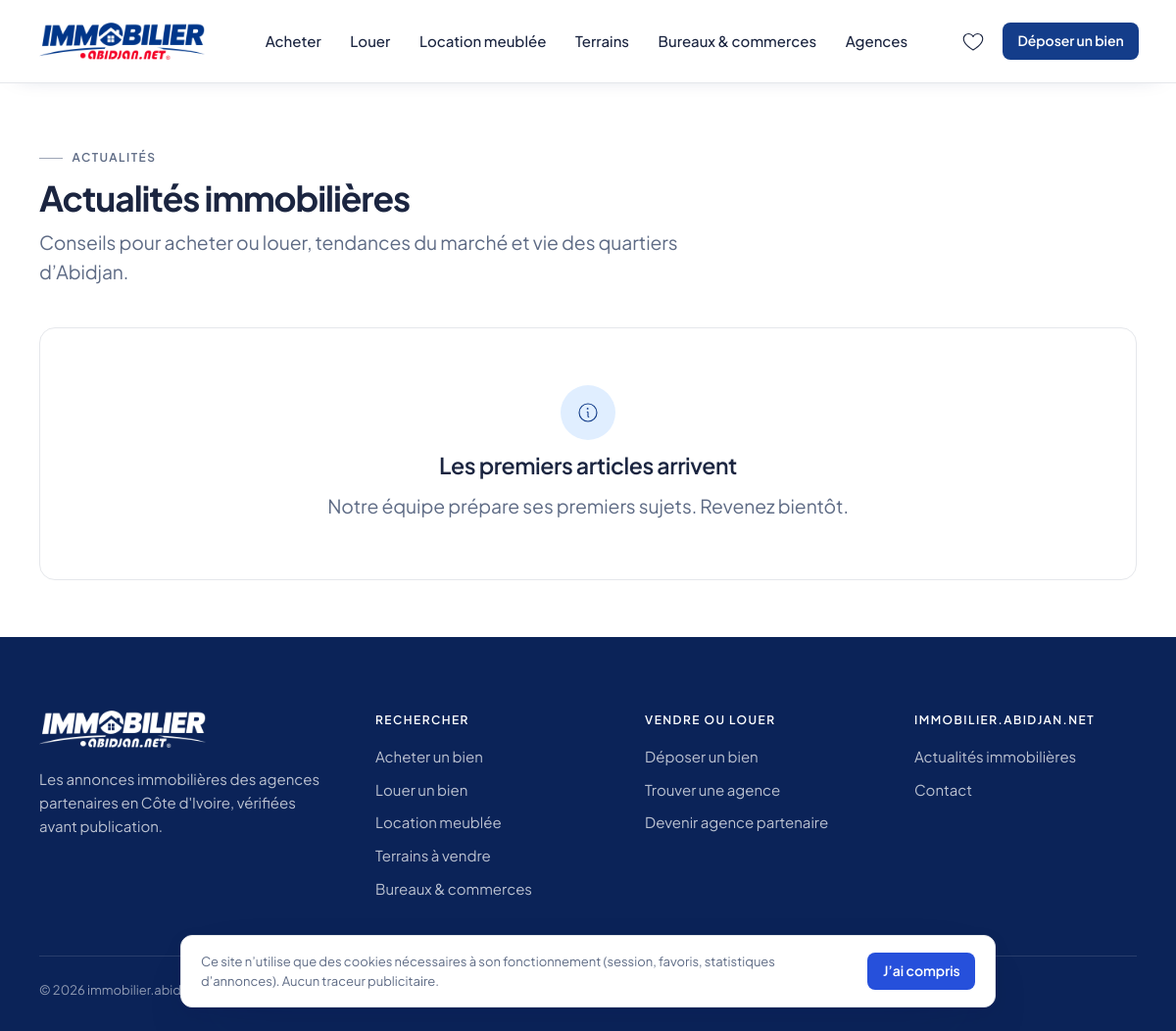
Page /actualites on the committed database.
### tables this page shows
CREATE TABLE countries (
  id                 INT UNSIGNED     NOT NULL AUTO_INCREMENT,
  iso2               CHAR(2)          NOT NULL,
  name               VARCHAR(100)     NOT NULL,
  name_translations  JSON             NULL,
  currency_code      CHAR(3)          NOT NULL COMMENT 'ISO 4217 (XOF, XAF, GHS…)',
  currency_symbol    VARCHAR(10)      NOT NULL,
  currency_decimals  TINYINT UNSIGNED NOT NULL DEFAULT 0,
  phone_prefix       VARCHAR(6)       NOT NULL,
  default_locale     VARCHAR(10)      NOT NULL DEFAULT 'fr',
  timezone           VARCHAR(40)      NOT NULL,
  is_active          TINYINT(1)       NOT NULL DEFAULT 0,
  sort_order         SMALLINT         NOT NULL DEFAULT 0,
  created_at         DATETIME         NOT NULL DEFAULT CURRENT_TIMESTAMP,
  updated_at         DATETIME         NULL ON UPDATE CURRENT_TIMESTAMP,
  PRIMARY KEY (id),
  UNIQUE KEY uq_countries_iso2 (iso2)
);

CREATE TABLE sites (
  id                 INT UNSIGNED  NOT NULL AUTO_INCREMENT,
  country_id         INT UNSIGNED  NOT NULL,
  code               VARCHAR(30)   NOT NULL COMMENT 'Identifiant technique (ci, sn…)',
  name               VARCHAR(100)  NOT NULL,
  theme              VARCHAR(50)   NOT NULL DEFAULT 'default',
  default_locale     VARCHAR(10)   NOT NULL DEFAULT 'fr',
  supported_locales  JSON          NULL COMMENT '["fr","en"]',
  contact_email      VARCHAR(190)  NULL,
  contact_phone      VARCHAR(30)   NULL,
  contact_whatsapp   VARCHAR(30)   NULL,
  address            VARCHAR(255)  NULL,
  latitude           DECIMAL(10,7) NULL COMMENT 'Position de l''éditeur (carte de la page Contact)',
  longitude          DECIMAL(10,7) NULL,
  social_links       JSON          NULL COMMENT '{"facebook": "https://…", …} — réseaux affichés dans le pied de page',
  status             ENUM('active','maintenance','disabled') NOT NULL DEFAULT 'disabled',
  created_at         DATETIME      NOT NULL DEFAULT CURRENT_TIMESTAMP,
  updated_at         DATETIME      NULL ON UPDATE CURRENT_TIMESTAMP,
  PRIMARY KEY (id),
  UNIQUE KEY uq_sites_code (code),
  KEY idx_sites_country (country_id),
  CONSTRAINT fk_sites_country FOREIGN KEY (country_id) REFERENCES countries (id)
);

### app/Views/front/layouts/app.php (the view, shortened to what the rows shown need)
<?php
$headerOverlay ??= false;
$cmsPages = site() !== null
    ? app()->pages()->byCodes(['about', 'how_it_works', 'legal_notice', 'terms', 'privacy', 'cookies'], site()->id, locale())
    : [];
?>
<!doctype html>
<html lang="<?= e(locale()) ?>">
<head>
  <link rel="stylesheet" href="<?= e(asset('css/app.css')) ?>">
</head>
<body class="<?= $headerOverlay ? '' : 'im-has-header' ?>">
  <main id="contenu" tabindex="-1">
    <?= $content ?>
  </main>
  <?= render_view('front/partials/footer', ['pages' => $cmsPages]) ?>
</body>
</html>

### app/Views/front/partials/footer.php (shortened to what the rows shown need)
<?php
$site = site();
$siteName = $site->name ?? config('app.name');
$country = $site?->country->localizedName(locale()) ?? '';
?>
<footer class="im-footer">
  <div class="im-container">
    <div class="im-footer__top">
      <div class="im-footer__about">
        <a class="im-footer__brand" href="<?= e(url()) ?>" aria-label="<?= e(__('front.nav.home_label', ['site' => $siteName])) ?>">
          <img src="<?= e(asset('img/brand/logo-immobilier-abidjan-net-blanc.png')) ?>" alt="" width="428" height="96" loading="lazy">
        </a>
        <p class="im-footer__pitch"><?= e(__('front.footer.pitch', ['country' => $country])) ?></p>
      </div>
    </div>
    <div class="im-footer__bottom">
      <span>© <?= e(date('Y')) ?> <?= e($siteName) ?></span>
    </div>
  </div>
</footer>

### rows in the picture
countries: name "Les annonces immobilières des agences partenaires en Côte d'Ivoire, vérifiées avant publication."
sites: name "immobilier.abidjan.net"

### other values in the picture
$item['label'] "Acheter"
$item['label'] "Louer"
$item['label'] "Location meublée"
$item['label'] "Terrains"
$item['label'] "Bureaux & commerces"
$item['label'] "Agences"
__('front.nav.submit_property') "Déposer un bien"
__('front.posts.eyebrow') "ACTUALITÉS"
__('front.posts.title') "Actualités immobilières"
$seoIntro "Conseils pour acheter ou louer, tendances du marché et vie des quartiers d’Abidjan."
__('front.posts.empty_title') "Les premiers articles arrivent"
__('front.posts.empty_text') "Notre équipe prépare ses premiers sujets. Revenez bientôt."
$title "RECHERCHER"
$label "Acheter un bien"
$label "Louer un bien"
